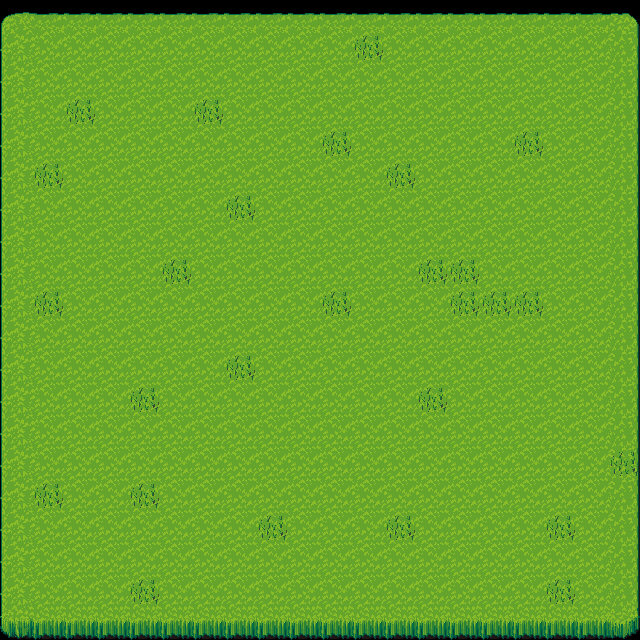

This is a level from a 2D game, rendered from its Tiled map with the project's own tilesets. A one-line summary and the complete map file follow:
An orthogonal 20x20 tile map with 32x32 px tiles, 3 tile layers (0, Tile Layer 1, Tile Layer 2).

<map version="1.2" tiledversion="1.2.3" orientation="orthogonal" renderorder="left-down" width="20" height="20" tilewidth="32" tileheight="32" infinite="0" nextlayerid="4" nextobjectid="1">
 <tileset firstgid="1" name="terrain" tilewidth="32" tileheight="32" tilecount="1024" columns="32">
  <image source="terrain.png" width="1024" height="1024" />
  <tile id="193" type="blocked" />
  <tile id="194" type="blocked" />
  <tile id="195" type="blocked" />
  <tile id="196" type="blocked" />
  <tile id="197" type="blocked" />
  <tile id="199" type="blocked" />
  <tile id="200" type="blocked" />
  <tile id="225" type="blocked" />
  <tile id="226" type="blocked" />
  <tile id="227" type="blocked" />
  <tile id="228" type="blocked" />
  <tile id="229" type="blocked" />
  <tile id="231" type="blocked" />
  <tile id="232" type="blocked" />
  <tile id="256" type="blocked" />
  <tile id="257" type="blocked" />
  <tile id="258" type="blocked" />
  <tile id="259" type="blocked" />
  <tile id="260" type="blocked" />
  <tile id="261" type="blocked" />
  <tile id="262" type="blocked" />
  <tile id="263" type="blocked" />
  <tile id="264" type="blocked" />
  <tile id="288" type="blocked" />
  <tile id="289" type="blocked" />
  <tile id="290" type="blocked" />
  <tile id="291" type="blocked" />
  <tile id="292" type="blocked" />
  <tile id="293" type="blocked" />
  <tile id="294" type="blocked" />
  <tile id="295" type="blocked" />
  <tile id="296" type="blocked" />
  <tile id="320" type="blocked" />
  <tile id="321" type="blocked" />
  <tile id="322" type="blocked" />
  <tile id="323" type="blocked" />
  <tile id="324" type="blocked" />
  <tile id="325" type="blocked" />
  <tile id="326" type="blocked" />
  <tile id="327" type="blocked" />
  <tile id="328" type="blocked" />
  <tile id="463" type="blocked" />
  <tile id="464" type="blocked" />
  <tile id="465" type="blocked" />
  <tile id="495" type="blocked" />
  <tile id="496" type="blocked" />
  <tile id="497" type="blocked" />
  <tile id="527" type="blocked" />
  <tile id="528" type="blocked" />
  <tile id="529" type="blocked" />
 </tileset>
 <layer id="3" name="0" width="20" height="20">
  <data encoding="csv">
0,0,0,0,0,0,0,0,0,0,0,0,0,0,0,0,0,0,0,0,
0,0,0,0,0,0,0,0,0,0,0,0,0,0,0,0,0,0,0,0,
0,0,0,0,0,0,0,0,0,0,0,0,0,0,0,0,0,0,0,0,
0,0,0,0,0,0,0,0,0,0,0,0,0,0,0,0,0,0,0,0,
0,0,0,0,0,0,0,0,0,0,0,0,0,0,0,0,0,0,0,0,
0,0,0,0,0,0,0,0,0,0,0,0,0,0,0,0,0,0,0,0,
0,0,0,0,0,0,0,0,0,0,0,0,0,0,0,0,0,0,0,0,
0,0,0,0,0,0,0,0,0,0,0,0,0,0,0,0,0,0,0,0,
0,0,0,0,0,0,0,0,0,0,0,0,0,0,0,0,0,0,0,0,
0,0,0,0,0,0,0,0,0,0,0,0,0,0,0,0,0,0,0,0,
0,0,0,0,0,0,0,0,0,0,0,0,0,0,0,0,0,0,0,0,
0,0,0,0,0,0,0,0,0,0,0,0,0,0,0,0,0,0,0,0,
0,0,0,0,0,0,0,0,0,0,0,0,0,0,0,0,0,0,0,0,
0,0,0,0,0,0,0,0,0,0,0,0,0,0,0,0,0,0,0,0,
0,0,0,0,0,0,0,0,0,0,0,0,0,0,0,0,0,0,0,0,
0,0,0,0,0,0,0,0,0,0,0,0,0,0,0,0,0,0,0,0,
0,0,0,0,0,0,0,0,0,0,0,0,0,0,0,0,0,0,0,0,
0,0,0,0,0,0,0,0,0,0,0,0,0,0,0,0,0,0,0,0,
0,0,0,0,0,0,0,0,0,0,0,0,0,0,0,0,0,0,0,0,
0,0,0,0,0,0,0,0,0,0,0,0,0,0,0,0,0,0,0,0
</data>
 </layer>
 <layer id="1" name="Tile Layer 1" width="20" height="20">
  <data encoding="csv">
269,270,270,270,270,270,270,270,270,270,270,270,270,270,270,270,270,270,270,271,
301,302,302,302,302,302,302,302,302,302,302,302,302,302,302,302,302,302,302,303,
301,302,302,302,302,302,302,302,302,302,302,302,302,302,302,302,302,302,302,303,
301,302,302,302,302,302,302,302,302,302,302,302,302,302,302,302,302,302,302,303,
301,302,302,302,302,302,302,302,302,302,302,302,302,302,302,302,302,302,302,303,
301,302,302,302,302,302,302,302,302,302,302,302,302,302,302,302,302,302,302,303,
301,302,302,302,302,302,302,302,302,302,302,302,302,302,302,302,302,302,302,303,
301,302,302,302,302,302,302,302,302,302,302,302,302,302,302,302,302,302,302,303,
301,302,302,302,302,302,302,302,302,302,302,302,302,302,302,302,302,302,302,303,
301,302,302,302,302,302,302,302,302,302,302,302,302,302,302,302,302,302,302,303,
301,302,302,302,302,302,302,302,302,302,302,302,302,302,302,302,302,302,302,303,
301,302,302,302,302,302,302,302,302,302,302,302,302,302,302,302,302,302,302,303,
301,302,302,302,302,302,302,302,302,302,302,302,302,302,302,302,302,302,302,303,
301,302,302,302,302,302,302,302,302,302,302,302,302,302,302,302,302,302,302,303,
301,302,302,302,302,302,302,302,302,302,302,302,302,302,302,302,302,302,302,303,
301,302,302,302,302,302,302,302,302,302,302,302,302,302,302,302,302,302,302,303,
301,302,302,302,302,302,302,302,302,302,302,302,302,302,302,302,302,302,302,303,
301,302,302,302,302,302,302,302,302,302,302,302,302,302,302,302,302,302,302,303,
301,302,302,302,302,302,302,302,302,302,302,302,302,302,302,302,302,302,302,303,
333,334,334,334,334,334,334,334,334,334,334,334,334,334,334,334,334,334,334,335
</data>
 </layer>
 <layer id="2" name="Tile Layer 2" width="20" height="20">
  <data encoding="csv">
0,0,0,0,0,0,0,0,0,0,0,0,0,0,0,0,0,0,0,0,
0,0,0,0,0,0,0,0,0,0,0,368,0,0,0,0,0,0,0,0,
0,0,0,0,0,0,0,0,0,0,0,0,0,0,0,0,0,0,0,0,
0,0,368,0,0,0,368,0,0,0,0,0,0,0,0,0,0,0,0,0,
0,0,0,0,0,0,0,0,0,0,368,0,0,0,0,0,368,0,0,0,
0,368,0,0,0,0,0,0,0,0,0,0,368,0,0,0,0,0,0,0,
0,0,0,0,0,0,0,368,0,0,0,0,0,0,0,0,0,0,0,0,
0,0,0,0,0,0,0,0,0,0,0,0,0,0,0,0,0,0,0,0,
0,0,0,0,0,368,0,0,0,0,0,0,0,368,368,0,0,0,0,0,
0,368,0,0,0,0,0,0,0,0,368,0,0,0,368,368,368,0,0,0,
0,0,0,0,0,0,0,0,0,0,0,0,0,0,0,0,0,0,0,0,
0,0,0,0,0,0,0,368,0,0,0,0,0,0,0,0,0,0,0,0,
0,0,0,0,368,0,0,0,0,0,0,0,0,368,0,0,0,0,0,0,
0,0,0,0,0,0,0,0,0,0,0,0,0,0,0,0,0,0,0,0,
0,0,0,0,0,0,0,0,0,0,0,0,0,0,0,0,0,0,0,368,
0,368,0,0,368,0,0,0,0,0,0,0,0,0,0,0,0,0,0,0,
0,0,0,0,0,0,0,0,368,0,0,0,368,0,0,0,0,368,0,0,
0,0,0,0,0,0,0,0,0,0,0,0,0,0,0,0,0,0,0,0,
0,0,0,0,368,0,0,0,0,0,0,0,0,0,0,0,0,368,0,0,
0,0,0,0,0,0,0,0,0,0,0,0,0,0,0,0,0,0,0,0
</data>
 </layer>
</map>
